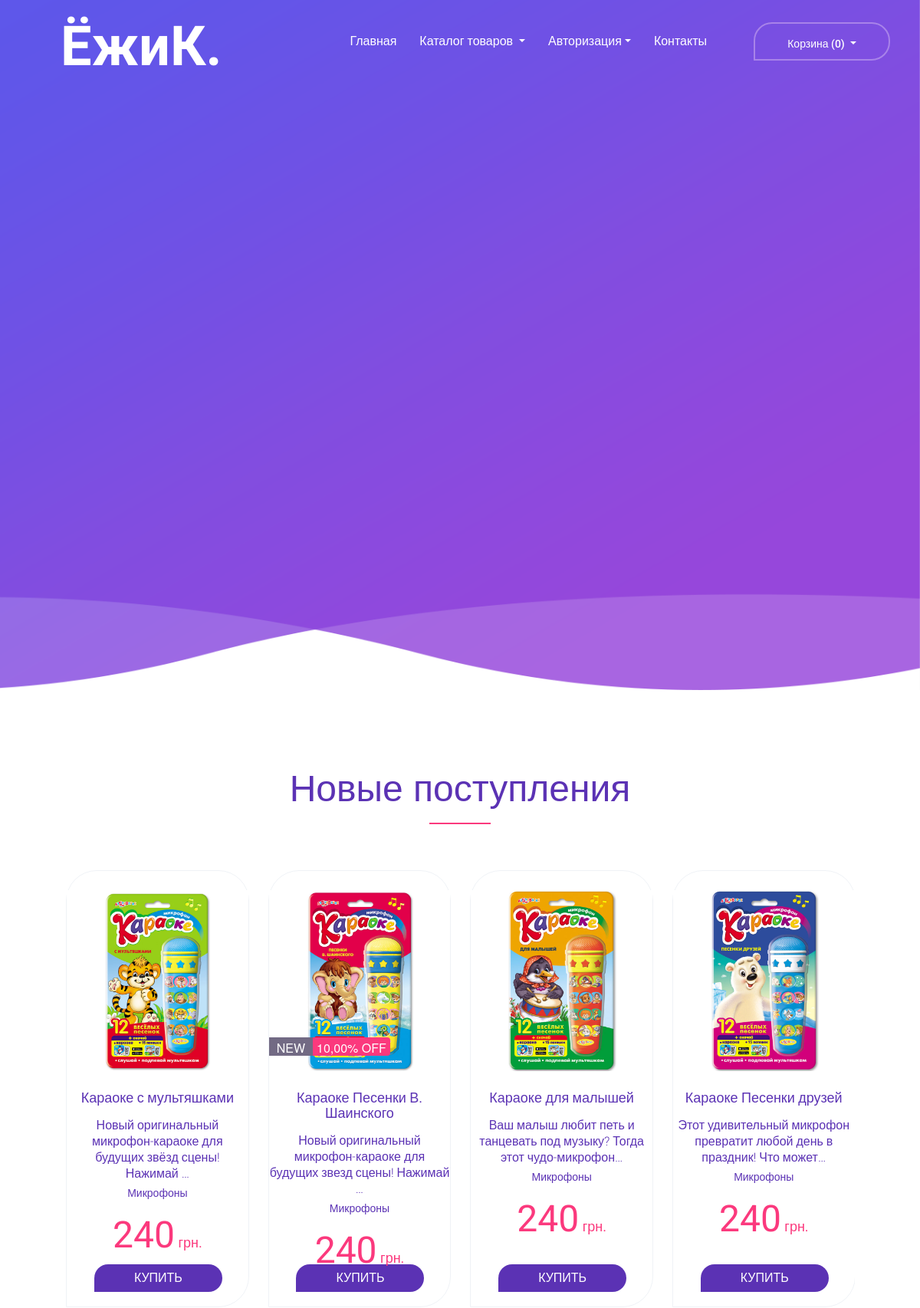
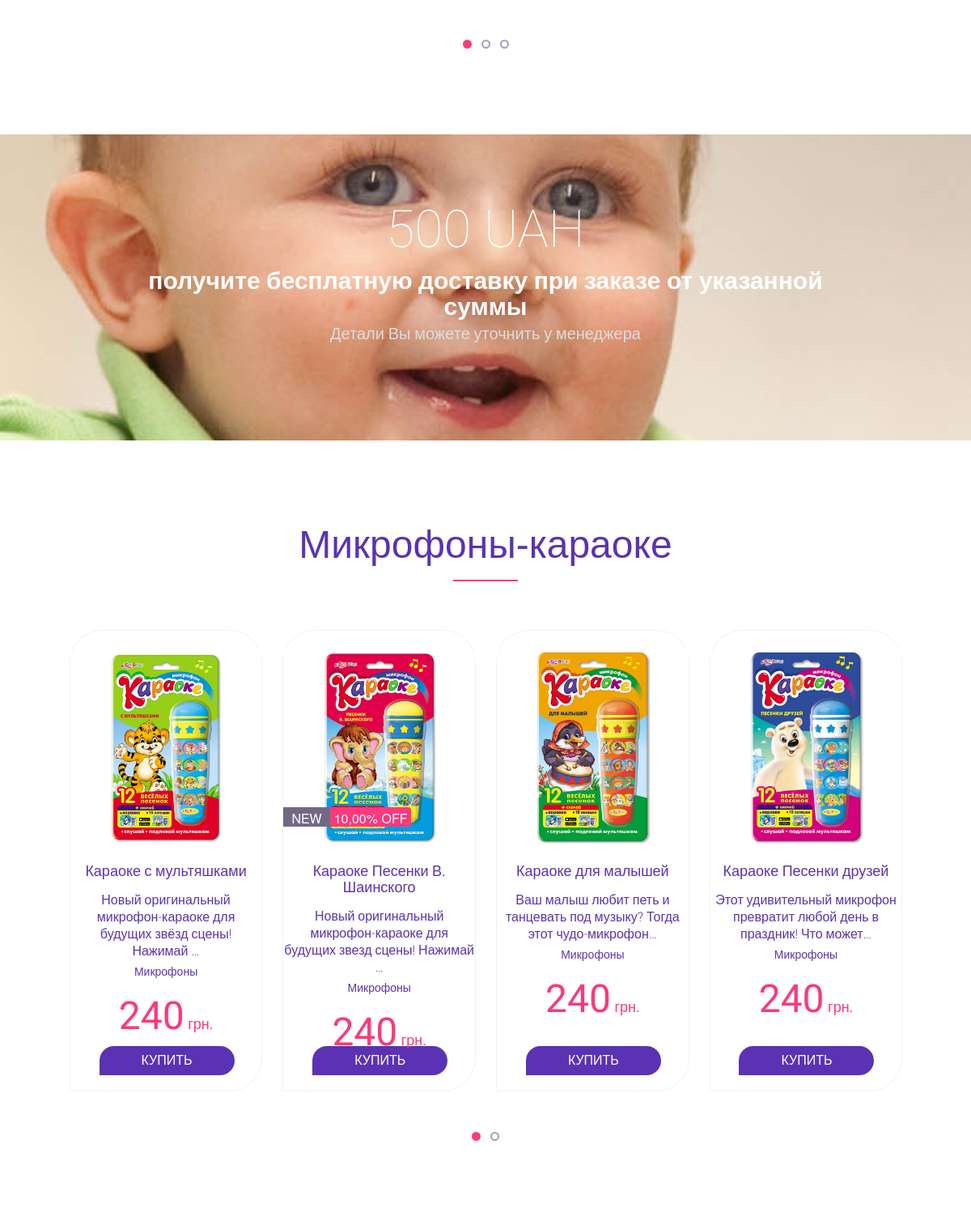
The page / (upper part) on the database its author committed (2 pictures, top to bottom).
### products/models.py (models this page shows, shortened)
class ProductImage(models.Model):
    product = models.ForeignKey(
        Product,
        blank=True,
        null=True,
        default=None,
        on_delete=models.CASCADE,
        related_name='images')
    image = models.ImageField(
        upload_to='static/products/img/')
    is_main = models.BooleanField(
        default=False)
    is_active = models.BooleanField(
        default=True)
    created = models.DateTimeField(
        auto_now_add=True,
        auto_now=False)
    updated = models.DateTimeField(
        auto_now_add=False,
        auto_now=True)
    class Meta:
        verbose_name = "Картинка"
        verbose_name_plural = "Картинки"

class Product(models.Model):
    name = models.CharField(
        max_length=64,
        blank=True,
        null=True,
        default=None)
    price = models.DecimalField(
        max_digits=10,
        decimal_places=2,
        default=0)
    discount = models.DecimalField(
        max_digits=4,
        decimal_places=2,
        default=0)
    category = models.ForeignKey(
        ProductCategory,
        blank=True,
        null=True,
        default=None,
        on_delete=models.CASCADE)
    short_description = models.TextField(
        blank=True,
        null=True,
        default=None)
    description = models.TextField(
        blank=True,
        null=True,
        default=None)
    description_age = models.TextField(
        blank=True,
        null=True,
        default=None)
    description_content = models.TextField(
        blank=True,
        null=True,
        default=None)
    description_package_size = models.CharField(
        max_length=64,
        blank=True,
        null=True,
        default=None)
    description_product_size = models.CharField(
        max_length=64,
        blank=True,
        null=True,
        default=None)
    description_package_type = models.CharField(
        max_length=64,
        blank=True,
        null=True,
        default=None)
    description_battery = models.CharField(
        max_length=64,
        blank=True,
        null=True,
        default=None)
    is_active = models.BooleanField(
        default=True)
    is_new = models.BooleanField(
        default=False)
    is_in_stock = models.BooleanField(
        default=True)
    is_on_demand = models.BooleanField(
        default=False)
    created = models.DateTimeField(
        auto_now_add=True,
        auto_now=False)
    updated = models.DateTimeField(
        auto_now_add=False,
        auto_now=True)
    class Meta:
        verbose_name = "Товар"
        verbose_name_plural = "Товары"
    def price_with_discount(self):
        price_with_discount = self.price - (self.price * self.discount / 100)
        return "%.2f" % price_with_discount

class ProductCategory(models.Model):
    name = models.CharField(
        max_length=64,
        blank=True,
        null=True,
        default=None)
    description = models.CharField(
        max_length=240,
        blank=True,
        null=True,
        default=None)
    is_active = models.BooleanField(
        default=True)
    def __str__(self):
        return "%s" % self.name
    class Meta:
        verbose_name = "Категория товара"
        verbose_name_plural = "Категория товаров"

### landing/views.py (the view)
# urls.py: 2. Add a URL to urlpatterns:  path('', views.home, name='home')
def home(request):
    return render(request, 'landing/home.html', locals())

### landing/context_processors.py (called while the page is built)
def navigation_bar(request):
    nav_products_microphones = Product.objects.filter(is_active=True, category__id=1)
    nav_products_players = Product.objects.filter(is_active=True, category__id=2)
    nav_categories = ProductCategory.objects.filter(is_active=True)
    products_images = ProductImage.objects.filter(is_active=True, is_main=True, product__is_active=True)
    products_images_microphones = products_images.filter(product__category__id=1)
    products_images_players = products_images.filter(product__category__id=2)
    username = auth.get_user(request).username
    return locals()

### orders/context_processors.py (called while the page is built)
def getting_cart_info(request):
    session_key = request.session.session_key
    if not session_key:
        request.session.cycle_key()
    products_in_cart = ProductInBasket.objects.filter(session_key=session_key, is_active=True, order__isnull=True)
    products_in_cart_total_qnty = products_in_cart.count()
    return locals()

### templates/landing/home.html (shortened to what this page needs)
{% extends 'base.html' %}
{% load static %}
{% block content %}
<section class="clearfix section-main-banner">
</section>
<section class="section-main-slider bg-white section-padding-100">
    <div class="container">
        <div class="row">
            <div class="col-lg-12 col-md-12 col-sm-12">
                <div class="section-heading text-center">
                    <h2>Новые поступления</h2>
                    <div class="line-shape"></div>
                </div>
            </div>
        </div>
    </div>
    <div class="container-fluid">
        <div class="row">
            <div class="col-12">
                <div id="productslider" class="product-slides owl-carousel owl-loaded owl-drag">
                    {% for product_image in products_images %}
                        {% include 'landing/product_item.html' %}
                    {% endfor %}
                </div>
            </div>
        </div>
    </div>
</section>
<section class="parallax-section parallax-image-1" style="background-position: 50% -14px;">
    <div class="container">
        <div class="row">
            <div class="col-xs-12 col-sm-12 col-md-12 col-lg-12">
                <div class="parallax-content clearfix">
                    <h1 class="parallaxPrice">500 UAH</h1>
                    <h2 class="uppercase">получите бесплатную доставку при заказе от указанной суммы</h2>
                    <h3>Детали Вы можете уточнить у менеджера</h3>
                </div>
            </div>
        </div>
    </div>
</section>
<section class="section-microphones bg-white section-padding-100" id="microphones">
    <div class="container">
        <div class="row">
            <div class="col-lg-12 col-md-12 col-sm-12">
                <div class="section-heading text-center">
                    <h2>Микрофоны-караоке</h2>
                    <div class="line-shape"></div>
                </div>
            </div>
        </div>
    </div>
    <div class="container-fluid">
        <div class="row">
            <div class="col-12">
                <div id="productslider" class="product-slides owl-carousel owl-loaded owl-drag">
                    {% for product_image in products_images_microphones %}
                        {% include 'landing/product_item.html' %}
                    {% endfor %}
                </div>
            </div>
        </div>
    </div>
</section>
{% endblock %}

### templates/base.html (shortened to what this page needs)
{% load static %}
<!DOCTYPE html>
<html lang="en">
<head>
    <link rel="stylesheet" href="https://maxcdn.bootstrapcdn.com/bootstrap/4.0.0/css/bootstrap.min.css">
    <link rel="stylesheet" href="{% static 'css/animate.css' %}">
    <link rel="stylesheet" href="https://code.ionicframework.com/ionicons/2.0.1/css/ionicons.min.css">
    <link rel="stylesheet" href="{% static 'css/aos.css' %}">
    <link rel="stylesheet" href="{% static 'css/owl.carousel.css' %}">
    <link rel="stylesheet" href="{% static 'css/smoothproducts.css' %}">
    <link rel="stylesheet" href="{% static 'css/icheck-green.css' %}">
    <link rel="stylesheet" href="{% static 'css/style.css' %}">
</head>
<body class="pace-done">
    {% include 'navbar.html' %}
        {% block content %}
        {% endblock content %}
</body>
</html>

### templates/navbar.html (shortened to what this page needs)
{% load static %}
{% load socialaccount %}
<header class="header-area float-panel" data-top="0" data-scroll="100">
    <div class="container-fluid">
        <div class="row align-items-center">
            <div class="col-12 col-lg-10">
                <div class="menu-area">
                    <nav class="navbar navbar-expand-lg navbar-light">
                        <a href="{% url 'home' %}" class="navbar-brand">ЁжиК.</a>
                        <div class="collapse navbar-collapse" id="navbar">
                            <ul class="navbar-nav ml-auto" id="nav">
                                <li class="nav-item active">
                                    <a class="nav-link" href="{% url 'home' %}">Главная</a>
                                </li>
                                <li class="nav-item">
                                    <a class="nav-link dropdown-toggle" href="#">Каталог товаров
                                    <b class="caret"></b></a>
                                </li>
                                <li class="nav-item dropdown">
                                    {% if username %}
                                    <a class="nav-link dropdown-toggle" href="#" role="button" id="auth_dropdown" data-toggle="dropdown" aria-haspopup="true" aria-expanded="false">Покинуть сайт</a>
                                    <b class="caret"></b>
                                    {% else %}
                                    <a class="nav-link dropdown-toggle" href="#" role="button" data-toggle="dropdown" aria-haspopup="true" aria-expanded="false">Авторизация</a>
                                    {% endif %}
                                </li>
                                <li class="nav-item">
                                    <a class="nav-link" href="#">Контакты</a>
                                </li>
                            </ul>
                        </div>
                    </nav>
                </div>
            </div>
            <div class="col-12 col-lg-2">
                <div class="dropdown minicart-button d-none d-lg-block">
                    <a href="#" class="dropdown-toggle" role="button" id="minicart_dropdown" data-toggle="dropdown" aria-haspopup="true" aria-expanded="false">
                        Корзина <span class="cart-qnty-subtotal">{% if products_in_cart_total_qnty %}({{ products_in_cart_total_qnty }}){% else %}(0){% endif %}</span>
                    </a>
                </div>
            </div>
        </div>
    </div>
</header>

### templates/landing/product_item.html (shortened to what this page needs)
<div class="slider-element text-center">
    <div class="slider-image">
        <a href="{% url 'product_land' product_image.product.id %}">
            <img class="img-responsive" src="{{ product_image.image.url }}" alt="img">
        </a>
        <div class="slider-promotion">
        {% if product_image.product.is_new %}
            <span class="slider-new">NEW</span>
        {% endif %}
        {% if product_image.product.discount %}
            <span class="slider-discount">{{ product_image.product.discount }}% OFF</span>
        {% endif %}
        </div>
    </div>
    <div class="slider-description">
        <h4>
            <a href="{% url 'product_land' product_image.product.id %}">{{ product_image.product.name }}</a>
        </h4>
        <p>{{ product_image.product.short_description|truncatechars_html:70 }}</p>
        <div class="slider-category"><span>{{ product_image.product.category }}</span></div>
    </div>
    <div class="slider-price">
        <h4>{{ product_image.product.price|floatformat }}<span> грн.</span></h4>
    </div>
    <form class="form-inline" id="main_page_add_to_cart_form" action="{% url 'add_to_cart' %}">{% csrf_token %}
        <div class="action-control">
            <button class="btn btn-success slider-submit" id="main_page_submit_id_{{ product_image.product.id }}" type="submit" data-product_id="{{ product_image.product.id }}" data-name="{{ product_image.product.name }}" data-price="{{ product_image.product.price_with_discount }}" data-image="{{ product_image.image.url }}" data-qnty="1">
                <span>КУПИТЬ</span>
            </button>
        </div>
    </form>
</div>

### templates/footer.html (shortened to what this page needs)
{% load static %}

### static/static_dev/css/smoothproducts.css (style rules this page uses)
html, body { height: 100%; width: 100%; }

### rows shown on the page
ProductImage: image (picture), product.name "Караоке с мультяшками", product.short_description "Новый оригинальный микрофон-караоке для будущих звёзд сцены! Нажимай …", product.category "Микрофоны", product.price "240"
ProductImage: image (picture), shows "NEW", product.discount "10,00", product.name "Караоке Песенки В. Шаинского", product.short_description "Новый оригинальный микрофон-караоке для будущих звезд сцены! Нажимай …", product.category "Микрофоны", product.price "240"
ProductImage: image (picture), product.name "Караоке для малышей", product.short_description "Ваш малыш любит петь и танцевать под музыку? Тогда этот чудо-микрофон…", product.category "Микрофоны", product.price "240"
ProductImage: image (picture), product.name "Караоке Песенки друзей", product.short_description "Этот удивительный микрофон превратит любой день в праздник! Что может…", product.category "Микрофоны", product.price "240"
